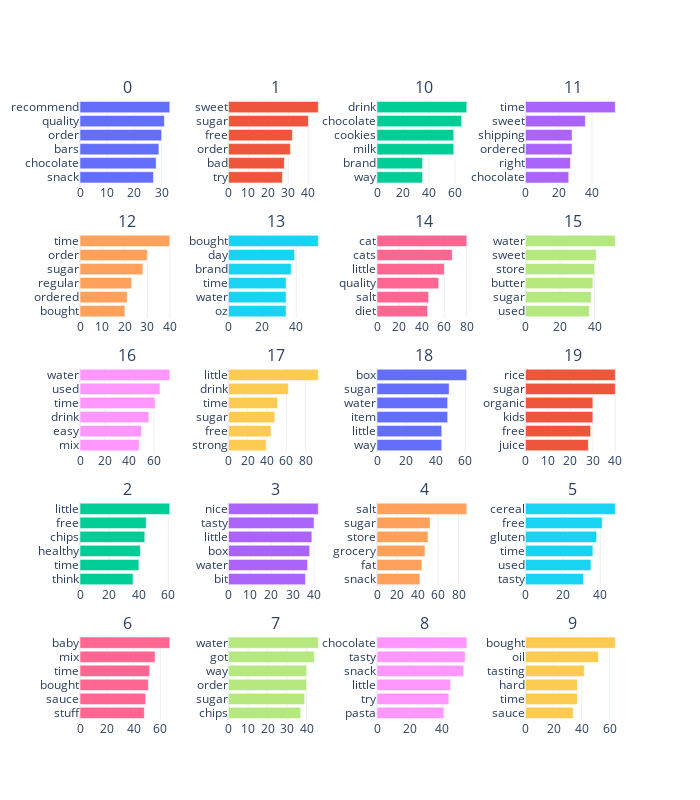

The notebook cell saved with this chart:
### Markdown cell above
## Evaluation

Custom visualisation function previews top words by topic, to capture most representative words in each topic

### Code cell
fig = file_util.get_topics_html("LDA")
fig.update_layout(width = 700, height = 800)

### Figure 1 — Plotly figure (JSON) as saved in the notebook; plotly's stock layout.template omitted (floating-point values rounded to 4 significant figures)
{"data": [{"marker": {"color": "#636EFA"}, "orientation": "h", "type": "bar", "x": [27, 28, 29, 30, 31, 33], "xaxis": "x", "y": ["snack", "chocolate", "bars", "order", "quality", "recommend"], "yaxis": "y"}, {"marker": {"color": "#EF553B"}, "orientation": "h", "type": "bar", "x": [27, 28, 31, 32, 40, 45], "xaxis": "x2", "y": ["try", "bad", "order", "free", "sugar", "sweet"], "yaxis": "y2"}, {"marker": {"color": "#00CC96"}, "orientation": "h", "type": "bar", "x": [35, 35, 59, 59, 65, 69], "xaxis": "x3", "y": ["way", "brand", "milk", "cookies", "chocolate", "drink"], "yaxis": "y3"}, {"marker": {"color": "#AB63FA"}, "orientation": "h", "type": "bar", "x": [26, 27, 28, 28, 36, 54], "xaxis": "x4", "y": ["chocolate", "right", "ordered", "shipping", "sweet", "time"], "yaxis": "y4"}, {"marker": {"color": "#FFA15A"}, "orientation": "h", "type": "bar", "x": [20, 21, 23, 28, 30, 40], "xaxis": "x5", "y": ["bought", "ordered", "regular", "sugar", "order", "time"], "yaxis": "y5"}, {"marker": {"color": "#19D3F3"}, "orientation": "h", "type": "bar", "x": [34, 34, 34, 37, 39, 53], "xaxis": "x6", "y": ["oz", "water", "time", "brand", "day", "bought"], "yaxis": "y6"}, {"marker": {"color": "#FF6692"}, "orientation": "h", "type": "bar", "x": [45, 46, 55, 60, 67, 80], "xaxis": "x7", "y": ["diet", "salt", "quality", "little", "cats", "cat"], "yaxis": "y7"}, {"marker": {"color": "#B6E880"}, "orientation": "h", "type": "bar", "x": [37, 38, 39, 40, 41, 52], "xaxis": "x8", "y": ["used", "sugar", "butter", "store", "sweet", "water"], "yaxis": "y8"}, {"marker": {"color": "#FF97FF"}, "orientation": "h", "type": "bar", "x": [48, 50, 56, 61, 65, 73], "xaxis": "x9", "y": ["mix", "easy", "drink", "time", "used", "water"], "yaxis": "y9"}, {"marker": {"color": "#FECB52"}, "orientation": "h", "type": "bar", "x": [39, 44, 48, 51, 62, 93], "xaxis": "x10", "y": ["strong", "free", "sugar", "time", "drink", "little"], "yaxis": "y10"}, {"marker": {"color": "#636EFA"}, "orientation": "h", "type": "bar", "x": [44, 44, 48, 48, 49, 61], "xaxis": "x11", "y": ["way", "little", "item", "water", "sugar", "box"], "yaxis": "y11"}, {"marker": {"color": "#EF553B"}, "orientation": "h", "type": "bar", "x": [28, 29, 30, 30, 40, 40], "xaxis": "x12", "y": ["juice", "free", "kids", "organic", "sugar", "rice"], "yaxis": "y12"}, {"marker": {"color": "#00CC96"}, "orientation": "h", "type": "bar", "x": [36, 40, 41, 44, 45, 61], "xaxis": "x13", "y": ["think", "time", "healthy", "chips", "free", "little"], "yaxis": "y13"}, {"marker": {"color": "#AB63FA"}, "orientation": "h", "type": "bar", "x": [36, 37, 38, 39, 40, 42], "xaxis": "x14", "y": ["bit", "water", "box", "little", "tasty", "nice"], "yaxis": "y14"}, {"marker": {"color": "#FFA15A"}, "orientation": "h", "type": "bar", "x": [42, 44, 47, 50, 52, 88], "xaxis": "x15", "y": ["snack", "fat", "grocery", "store", "sugar", "salt"], "yaxis": "y15"}, {"marker": {"color": "#19D3F3"}, "orientation": "h", "type": "bar", "x": [31, 35, 36, 38, 41, 48], "xaxis": "x16", "y": ["tasty", "used", "time", "gluten", "free", "cereal"], "yaxis": "y16"}, {"marker": {"color": "#FF6692"}, "orientation": "h", "type": "bar", "x": [48, 49, 51, 52, 56, 67], "xaxis": "x17", "y": ["stuff", "sauce", "bought", "time", "mix", "baby"], "yaxis": "y17"}, {"marker": {"color": "#B6E880"}, "orientation": "h", "type": "bar", "x": [37, 39, 40, 40, 44, 46], "xaxis": "x18", "y": ["chips", "sugar", "order", "way", "got", "water"], "yaxis": "y18"}, {"marker": {"color": "#FF97FF"}, "orientation": "h", "type": "bar", "x": [41, 44, 45, 53, 54, 55], "xaxis": "x19", "y": ["pasta", "try", "little", "snack", "tasty", "chocolate"], "yaxis": "y19"}, {"marker": {"color": "#FECB52"}, "orientation": "h", "type": "bar", "x": [34, 37, 37, 42, 52, 64], "xaxis": "x20", "y": ["sauce", "time", "hard", "tasting", "oil", "bought"], "yaxis": "y20"}], "layout": {"annotations": [{"font": {"size": 16}, "showarrow": false, "text": "0", "x": 0.0875, "xanchor": "center", "xref": "paper", "y": 1.0, "yanchor": "bottom", "yref": "paper"}, {"font": {"size": 16}, "showarrow": false, "text": "1", "x": 0.3625, "xanchor": "center", "xref": "paper", "y": 1.0, "yanchor": "bottom", "yref": "paper"}, {"font": {"size": 16}, "showarrow": false, "text": "10", "x": 0.6375, "xanchor": "center", "xref": "paper", "y": 1.0, "yanchor": "bottom", "yref": "paper"}, {"font": {"size": 16}, "showarrow": false, "text": "11", "x": 0.9125, "xanchor": "center", "xref": "paper", "y": 1.0, "yanchor": "bottom", "yref": "paper"}, {"font": {"size": 16}, "showarrow": false, "text": "12", "x": 0.0875, "xanchor": "center", "xref": "paper", "y": 0.784, "yanchor": "bottom", "yref": "paper"}, {"font": {"size": 16}, "showarrow": false, "text": "13", "x": 0.3625, "xanchor": "center", "xref": "paper", "y": 0.784, "yanchor": "bottom", "yref": "paper"}, {"font": {"size": 16}, "showarrow": false, "text": "14", "x": 0.6375, "xanchor": "center", "xref": "paper", "y": 0.784, "yanchor": "bottom", "yref": "paper"}, {"font": {"size": 16}, "showarrow": false, "text": "15", "x": 0.9125, "xanchor": "center", "xref": "paper", "y": 0.784, "yanchor": "bottom", "yref": "paper"}, {"font": {"size": 16}, "showarrow": false, "text": "16", "x": 0.0875, "xanchor": "center", "xref": "paper", "y": 0.568, "yanchor": "bottom", "yref": "paper"}, {"font": {"size": 16}, "showarrow": false, "text": "17", "x": 0.3625, "xanchor": "center", "xref": "paper", "y": 0.568, "yanchor": "bottom", "yref": "paper"}, {"font": {"size": 16}, "showarrow": false, "text": "18", "x": 0.6375, "xanchor": "center", "xref": "paper", "y": 0.568, "yanchor": "bottom", "yref": "paper"}, {"font": {"size": 16}, "showarrow": false, "text": "19", "x": 0.9125, "xanchor": "center", "xref": "paper", "y": 0.568, "yanchor": "bottom", "yref": "paper"}, {"font": {"size": 16}, "showarrow": false, "text": "2", "x": 0.0875, "xanchor": "center", "xref": "paper", "y": 0.352, "yanchor": "bottom", "yref": "paper"}, {"font": {"size": 16}, "showarrow": false, "text": "3", "x": 0.3625, "xanchor": "center", "xref": "paper", "y": 0.352, "yanchor": "bottom", "yref": "paper"}, {"font": {"size": 16}, "showarrow": false, "text": "4", "x": 0.6375, "xanchor": "center", "xref": "paper", "y": 0.352, "yanchor": "bottom", "yref": "paper"}, {"font": {"size": 16}, "showarrow": false, "text": "5", "x": 0.9125, "xanchor": "center", "xref": "paper", "y": 0.352, "yanchor": "bottom", "yref": "paper"}, {"font": {"size": 16}, "showarrow": false, "text": "6", "x": 0.0875, "xanchor": "center", "xref": "paper", "y": 0.136, "yanchor": "bottom", "yref": "paper"}, {"font": {"size": 16}, "showarrow": false, "text": "7", "x": 0.3625, "xanchor": "center", "xref": "paper", "y": 0.136, "yanchor": "bottom", "yref": "paper"}, {"font": {"size": 16}, "showarrow": false, "text": "8", "x": 0.6375, "xanchor": "center", "xref": "paper", "y": 0.136, "yanchor": "bottom", "yref": "paper"}, {"font": {"size": 16}, "showarrow": false, "text": "9", "x": 0.9125, "xanchor": "center", "xref": "paper", "y": 0.136, "yanchor": "bottom", "yref": "paper"}], "height": 800, "hoverlabel": {"bgcolor": "white", "font": {"family": "Rockwell", "size": 16}}, "showlegend": false, "width": 700, "xaxis": {"anchor": "y", "domain": [0, 0.175]}, "xaxis10": {"anchor": "y10", "domain": [0.275, 0.45]}, "xaxis11": {"anchor": "y11", "domain": [0.55, 0.725]}, "xaxis12": {"anchor": "y12", "domain": [0.825, 1]}, "xaxis13": {"anchor": "y13", "domain": [0, 0.175]}, "xaxis14": {"anchor": "y14", "domain": [0.275, 0.45]}, "xaxis15": {"anchor": "y15", "domain": [0.55, 0.725]}, "xaxis16": {"anchor": "y16", "domain": [0.825, 1]}, "xaxis17": {"anchor": "y17", "domain": [0, 0.175]}, "xaxis18": {"anchor": "y18", "domain": [0.275, 0.45]}, "xaxis19": {"anchor": "y19", "domain": [0.55, 0.725]}, "xaxis2": {"anchor": "y2", "domain": [0.275, 0.45]}, "xaxis20": {"anchor": "y20", "domain": [0.825, 1]}, "xaxis3": {"anchor": "y3", "domain": [0.55, 0.725]}, "xaxis4": {"anchor": "y4", "domain": [0.825, 1]}, "xaxis5": {"anchor": "y5", "domain": [0, 0.175]}, "xaxis6": {"anchor": "y6", "domain": [0.275, 0.45]}, "xaxis7": {"anchor": "y7", "domain": [0.55, 0.725]}, "xaxis8": {"anchor": "y8", "domain": [0.825, 1]}, "xaxis9": {"anchor": "y9", "domain": [0, 0.175]}, "yaxis": {"anchor": "x", "domain": [0.864, 1.0], "dtick": 1}, "yaxis10": {"anchor": "x10", "domain": [0.432, 0.568], "dtick": 1}, "yaxis11": {"anchor": "x11", "domain": [0.432, 0.568], "dtick": 1}, "yaxis12": {"anchor": "x12", "domain": [0.432, 0.568], "dtick": 1}, "yaxis13": {"anchor": "x13", "domain": [0.216, 0.352], "dtick": 1}, "yaxis14": {"anchor": "x14", "domain": [0.216, 0.352], "dtick": 1}, "yaxis15": {"anchor": "x15", "domain": [0.216, 0.352], "dtick": 1}, "yaxis16": {"anchor": "x16", "domain": [0.216, 0.352], "dtick": 1}, "yaxis17": {"anchor": "x17", "domain": [0, 0.136], "dtick": 1}, "yaxis18": {"anchor": "x18", "domain": [0, 0.136], "dtick": 1}, "yaxis19": {"anchor": "x19", "domain": [0, 0.136], "dtick": 1}, "yaxis2": {"anchor": "x2", "domain": [0.864, 1.0], "dtick": 1}, "yaxis20": {"anchor": "x20", "domain": [0, 0.136], "dtick": 1}, "yaxis3": {"anchor": "x3", "domain": [0.864, 1.0], "dtick": 1}, "yaxis4": {"anchor": "x4", "domain": [0.864, 1.0], "dtick": 1}, "yaxis5": {"anchor": "x5", "domain": [0.648, 0.784], "dtick": 1}, "yaxis6": {"anchor": "x6", "domain": [0.648, 0.784], "dtick": 1}, "yaxis7": {"anchor": "x7", "domain": [0.648, 0.784], "dtick": 1}, "yaxis8": {"anchor": "x8", "domain": [0.648, 0.784], "dtick": 1}, "yaxis9": {"anchor": "x9", "domain": [0.432, 0.568], "dtick": 1}}}
